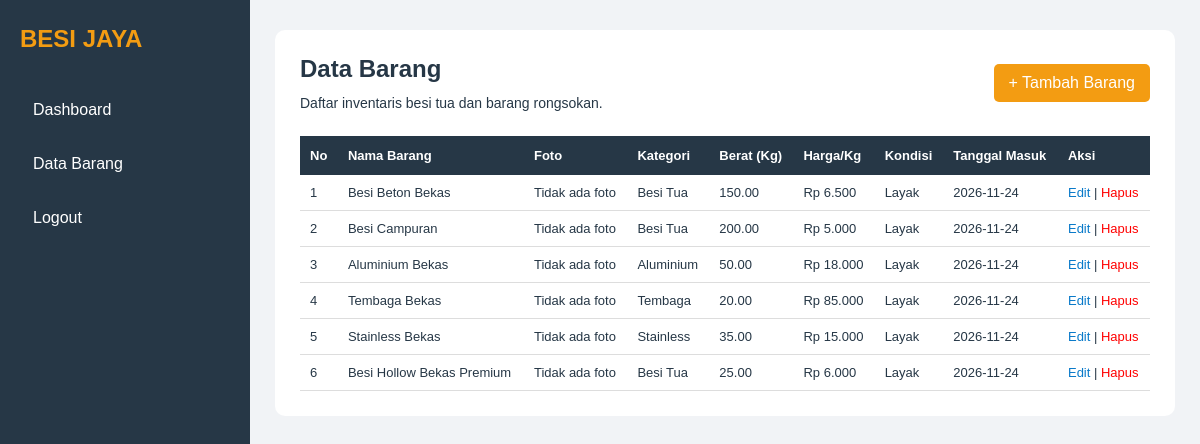
Page /data_barang.php (signed in) on the committed database.
### tables this page shows
CREATE TABLE `barang` (
  `id_barang` int(11) NOT NULL,
  `id_kategori` int(11) NOT NULL,
  `nama_barang` varchar(150) NOT NULL,
  `deskripsi` text DEFAULT NULL,
  `berat` decimal(10,2) NOT NULL,
  `harga_per_kg` decimal(12,2) NOT NULL,
  `kondisi` enum('Layak','Tidak Layak') NOT NULL,
  `tanggal_masuk` date NOT NULL,
  `foto` varchar(255) DEFAULT NULL
);

CREATE TABLE `kategori` (
  `id_kategori` int(11) NOT NULL,
  `nama_kategori` varchar(100) NOT NULL
);

### data_barang.php (the view, shortened to what this page needs)
<?php
include 'koneksi.php';
$query = mysqli_query($conn, "
    SELECT barang.*, kategori.nama_kategori
    FROM barang
    JOIN kategori ON barang.id_kategori = kategori.id_kategori
");
?>
<!DOCTYPE html>
<html lang="id">
<head>
</head>
<body>
<div class="sidebar">
    <h2>BESI JAYA</h2>
    <a href="dashboard.php">Dashboard</a>
    <a href="data_barang.php">Data Barang</a>
    <a href="logout.php">Logout</a>
</div>
<div class="content">
    <div class="container">
        <div class="header">
            <div>
                <h2>Data Barang</h2>
                <p>Daftar inventaris besi tua dan barang rongsokan.</p>
            </div>
            <a href="tambah_barang.php" class="btn">
                + Tambah Barang
            </a>
        </div>
        <table>
            <tr>
                <th>No</th>
                <th>Nama Barang</th>
                <th>Foto</th>
                <th>Kategori</th>
                <th>Berat (Kg)</th>
                <th>Harga/Kg</th>
                <th>Kondisi</th>
                <th>Tanggal Masuk</th>
                <th>Aksi</th>
            </tr>
            <?php
            $no = 1;
            while ($row = mysqli_fetch_assoc($query)) {
            ?>
            <tr>
                <td><?php echo $no++; ?></td>
                <td>
                    <?php echo htmlspecialchars($row['nama_barang']); ?>
                </td>
                <td>
                    <?php if (!empty($row['foto']) &&
                        file_exists("uploads/" . $row['foto'])) { ?>
                        <img
                            src="uploads/<?php echo htmlspecialchars($row['foto']); ?>"
                            class="foto"
                            alt="Foto Barang">
                    <?php } else { ?>
                        Tidak ada foto
                    <?php } ?>
                </td>
                <td>
                    <?php echo htmlspecialchars($row['nama_kategori']); ?>
                </td>
                <td><?php echo $row['berat']; ?></td>
                <td>
                    Rp <?php echo number_format($row['harga_per_kg'], 0, ',', '.'); ?>
                </td>
                <td><?php echo $row['kondisi']; ?></td>
                <td><?php echo $row['tanggal_masuk']; ?></td>
                <td>
                    <a class="edit"
                       href="edit_barang.php?id=<?php echo $row['id_barang']; ?>">
                        Edit
                    </a>
                    |
                    <a class="hapus"
                       href="hapus_barang.php?id=<?php echo $row['id_barang']; ?>"
                       onclick="return confirm('Yakin ingin menghapus barang ini?')">
                        Hapus
                    </a>
                </td>
            </tr>
            <?php } ?>
        </table>
    </div>
</div>
</body>
</html>

### data_barang.php (style rules this page uses)
* { margin: 0; padding: 0; box-sizing: border-box; font-family: Arial, sans-serif; }
body { background: #f1f3f6; color: #263746; }
.sidebar { width: 250px; height: 100vh; background: #263746; position: fixed; padding: 25px 20px; color: white; }
.sidebar h2 { color: #f39c12; margin-bottom: 35px; }
.sidebar a { display: block; color: white; text-decoration: none; padding: 13px; margin-bottom: 10px; border-radius: 5px; }
.content { margin-left: 250px; padding: 30px 25px; }
.container { background: white; padding: 25px; border-radius: 10px; }
.header { display: flex; justify-content: space-between; align-items: center; margin-bottom: 25px; }
.header h2 { margin-bottom: 12px; }
.header p { font-size: 14px; }
.btn { background: #f39c12; color: white; text-decoration: none; padding: 10px 15px; border-radius: 5px; }
table { width: 100%; border-collapse: collapse; font-size: 13px; }
th { background: #263746; color: white; padding: 12px 10px; text-align: left; }
td { padding: 10px; border-bottom: 1px solid #ddd; }
.edit { color: #0879c9; text-decoration: none; }
.hapus { color: red; text-decoration: none; }

### rows in the picture
barang: nama_barang "Besi Beton Bekas", shows "Tidak ada foto", id_kategori.nama_kategori "Besi Tua", berat "150.00", harga_per_kg "6.500", kondisi "Layak", tanggal_masuk "2026-11-24"
barang: nama_barang "Besi Campuran", shows "Tidak ada foto", id_kategori.nama_kategori "Besi Tua", berat "200.00", harga_per_kg "5.000", kondisi "Layak", tanggal_masuk "2026-11-24"
barang: nama_barang "Aluminium Bekas", shows "Tidak ada foto", id_kategori.nama_kategori "Aluminium", berat "50.00", harga_per_kg "18.000", kondisi "Layak", tanggal_masuk "2026-11-24"
barang: nama_barang "Tembaga Bekas", shows "Tidak ada foto", id_kategori.nama_kategori "Tembaga", berat "20.00", harga_per_kg "85.000", kondisi "Layak", tanggal_masuk "2026-11-24"
barang: nama_barang "Stainless Bekas", shows "Tidak ada foto", id_kategori.nama_kategori "Stainless", berat "35.00", harga_per_kg "15.000", kondisi "Layak", tanggal_masuk "2026-11-24"
barang: nama_barang "Besi Hollow Bekas Premium", shows "Tidak ada foto", id_kategori.nama_kategori "Besi Tua", berat "25.00", harga_per_kg "6.000", kondisi "Layak", tanggal_masuk "2026-11-24"
